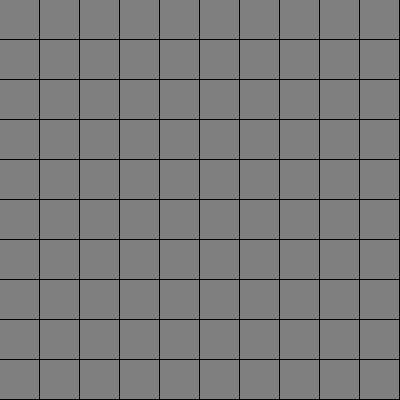
Frame 1 (no input)
Frame 60 (the mouse pressed at the canvas centre just before this capture): identical to frame 1, image omitted
Frame 120 (the mouse held since frame 60 and released just before this capture): identical to frame 1, image omitted

The Processing sketch that drew this single still picture (run headless with seeded random() and noise(); from frame 60 on, the mouse is pressed at the canvas centre):

// Processing sketch: processing_86673
// ── processing_86673.pde



int colonnes = 10;
int rangees = 10;

float largeurColonne;
float hauteurRangee;


void setup() {
  size(400, 400);
  smooth();
  
  largeurColonne = width/colonnes;
  hauteurRangee = height/rangees;

}


void draw() {

  background(0);

  noStroke();

  for (int i = 0; i < colonnes; i++ ) {
   for (int j = 0; j < rangees ; j++ ) {
     
     float x = i * largeurColonne;
     float y =  j * hauteurRangee;
     
     fill(255, 127);
     rect(x, y, largeurColonne-1, hauteurRangee-1);
     
    }
  }

  
  
}
